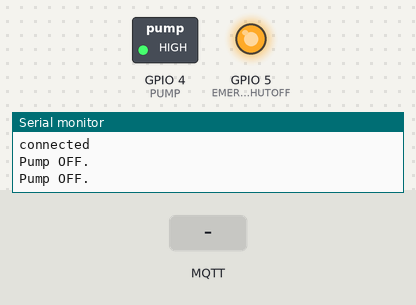
The sketch below on a simulated ESP8266 (NodeMCU). Parts: switched loads named in the sketch (green lamp = pin HIGH), output pins drawn as LEDs (lit = HIGH), the last lines printed to the serial monitor. The test bench sets the inputs (shaded band). WiFi joins after 1.5 s; servers stay silent unless stated; no MQTT or app messages arrive unless stated.

Above: at 2.7 s.
2.8 s: MQTT message "true" arrives on the first subscribed topic
At 4.0 s:
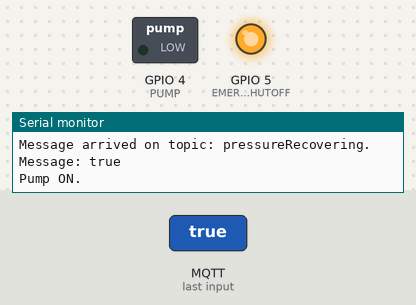
5.0 s: MQTT message "pressureRecovering" arrives on the second subscribed topic
At 6.3 s:
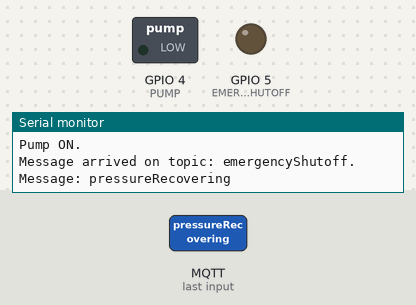
Timing chart, 0 to 8.0 s (numbered marks = the images above; inputs shaded):
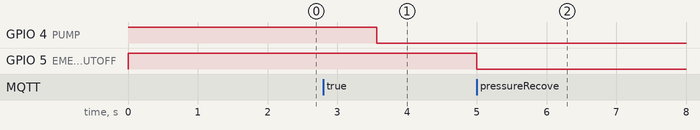

Measured:
- after the input at 2.8 s, GPIO 4 (PUMP): HIGH → LOW after 0.77 s
- after the input at 5.0 s, GPIO 5 (EMERGENCY_SHUTOFF): HIGH → LOW at once

The sketch:

ExternalTankPumpDriver.ino
```cpp
#include <ESP8266WiFi.h>
#include <PubSubClient.h>

long currentMillis = 0;
long previousMillis = 0;
int interval = 1000;
boolean pressureRecovering = false;
boolean pumpCoolingDown = false;
boolean pumpRunning = false;
boolean emergencyShutoff = false;
long pumpRuntime= 0;
long pumpCooldownTime = 0;

#define PUMP 4
#define EMERGENCY_SHUTOFF 5
#define PUMP_MAX_RUNTIME 30
#define PUMP_COOLDOWN_TIME 60

const char* ssid = "ssid";     // replace with your wifi ssid and wpa2 key
const char* password = "password";
const char* mqtt_server = "c9.dev.jeremygrajales.com";

WiFiClient espClient;
PubSubClient client(espClient);

void setup_wifi() {
  delay(10);
  Serial.println();
  Serial.print("Connecting to ");
  Serial.println(ssid);
  WiFi.begin(ssid, password);
  while (WiFi.status() != WL_CONNECTED) {
    delay(500);
    Serial.print(".");
  }
  Serial.println("");
  Serial.print("WiFi connected - ESP IP address: ");
  Serial.println(WiFi.localIP());
}

void reconnect() {
  while(!client.connected()) {
    Serial.println("Attempting MQTT connection...");
    if(client.connect("ESP8266Client_ExternalTankPump")) {
      Serial.println("connected");
      client.subscribe("pressureRecovering");
      client.subscribe("emergencyShutoff");
    }
    else {
      Serial.println("failed to connect");
      Serial.print("failed, rc=");
      Serial.print(client.state());
      Serial.println("retrying in 5 seconds");
      delay(5000);
    }
  }
}

void setup() {
  Serial.begin(115200);
  pinMode(PUMP, OUTPUT);
  digitalWrite(PUMP, HIGH);
  pinMode(EMERGENCY_SHUTOFF, OUTPUT);
  digitalWrite(EMERGENCY_SHUTOFF, HIGH);
  //digitalWrite(LED_BUILTIN, LOW);
  //pinMode(LED_BUILTIN, OUTPUT);
  setup_wifi();
  client.setServer(mqtt_server, 1883);
  client.setCallback(readMessageStream);
  previousMillis = 0;
}

void loop() {
  currentMillis = millis();
  if(!client.connected()) {
    reconnect();
  }
  if(!client.loop()) {
    client.connect("ESP8266Client");
  }
  if (currentMillis - previousMillis > interval) {
    previousMillis = millis();
    // Runs every 1 seconds
    pumpLoop();
  }
}

void readMessageStream(String topic, byte* _message, unsigned int length) {
  Serial.print("Message arrived on topic: ");
  Serial.print(topic);
  Serial.print(". Message: ");
  String message;
  for (int i = 0; i < length; i++) {
    Serial.print((char)_message[i]);
    message += (char)_message[i];
  }
  Serial.println();
  if(topic=="pressureRecovering"){
      if(message == "true"){
        pressureRecovering = true;
      }
      else if(message == "false"){
        pressureRecovering = false;
      }
  }
  if(topic=="emergencyShutoff") {
    emergencyShutoff = true;
    digitalWrite(EMERGENCY_SHUTOFF, LOW);
  }
  Serial.println();
}

void pumpProtector() {
  if(pumpRunning) {
    pumpRuntime++;
    char buff[100];
    sprintf(buff,"Pump running time: %lu seconds", pumpRuntime);
    logger(buff);
  }
  if(pumpCoolingDown) {
    pumpCooldownTime++;
    pressureRecovering = false;
    char buff[100];
    sprintf(buff,"Pump cooldown time: %lu seconds", pumpCooldownTime);
    logger(buff);

  }
  if(pumpRuntime > PUMP_MAX_RUNTIME) {
    pumpCoolingDown = true;
    pressureRecovering = false;
    pumpRuntime = 0;
  }
  if(pumpCooldownTime  > PUMP_COOLDOWN_TIME) {
    pumpCoolingDown = false;
    pumpCooldownTime = 0;
  }
}

void pumpLoop() {
  if(emergencyShutoff) {
    return;
  }
  pumpProtector();
  if(pressureRecovering && !pumpCoolingDown) {
    logger("Pump ON.");
    client.publish("pump_state", "on");
    //digitalWrite(LED_BUILTIN, LOW);
    digitalWrite(PUMP, LOW);
    pumpRunning = true;
  }
  else {
    logger("Pump OFF.");
    client.publish("pump_state", "off");
    //digitalWrite(LED_BUILTIN, HIGH);
    digitalWrite(PUMP, HIGH);
    pumpRunning = false;
  }
}

void logger(char* message) {
  client.publish("pump_log", message);
  Serial.println(message);
}
```
